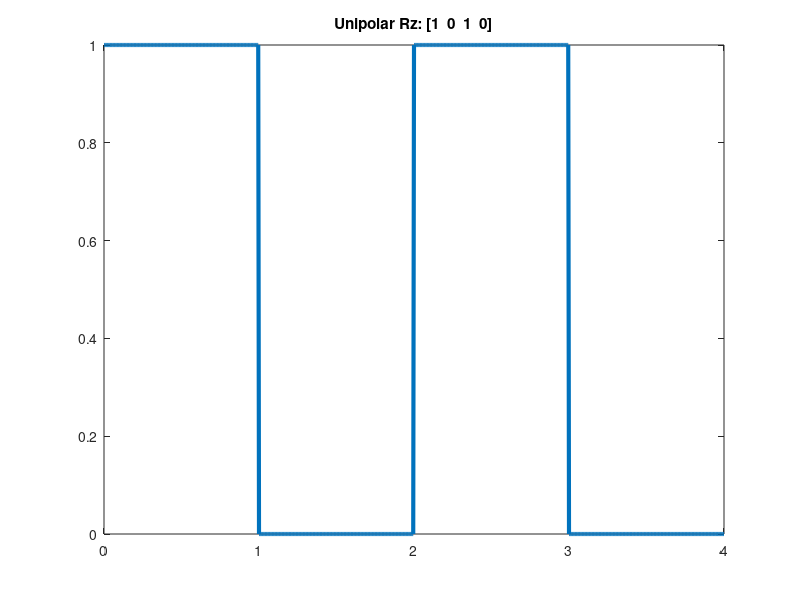

Recreate this plot in MATLAB.
bits = [1 0 1 0];
bitrate = 1;
figure;

n = 200;
T = length(bits) / bitrate;
N = n * length(bits);
dt = T / N;
t = 0:dt:T;
x = zeros(1, length(t));

for i = 1: length(bits)
    if bits(i) == 1
        x((i - 1) * n + 1: i * n) = 1;
    end
end

plot(t, x, 'LineWidth', 3);
title(['Unipolar Rz: [' num2str(bits) ']']);